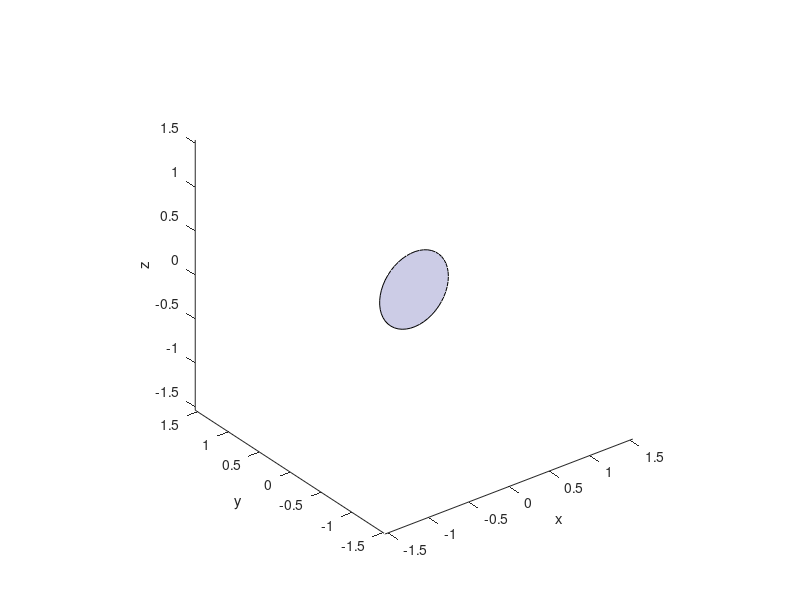

This figure's MATLAB source: (Note: this script raises an error after producing the figure.)
capas=1;
draw=true;

rt=2.560/2;%Radio del espejo principal (m): ref. Nordic Optical Telescope (NOT) -> 2.560 m
r=rt/(capas*2+1);%
%f=131.4;%Distancia focal del espejo completo.
f=5.12; %(NOT) -> 5.12 m
t=@(capas) linspace(0,2*pi,capas*6+1); %Coloca posiciones para n espejos en 2pi radianes

T={}; %Cell array donde cada elemento es un vector de radianes donde colocaremos cada fila de espejos
for i=1:capas
    T{end+1}=t(i);
    T{end}(end)=[]; %Elimina el ultimo elemento redundante (T(1)=T(end))
end


rESP0=[zeros(3*capas*(capas+1),3)];

if 3*capas*(capas+1)>2500
    input("Nº de espejos:" + (3*capas*(capas+1)+1) + ", continuar? ")
end

k=linspace(0,2*pi,50);
x=@(r,theta) r*cos(theta);
y=@(r,theta) r*sin(theta);
%v=[[x(r,0);y(r,0);0],[x(r,1);y(r,1);0],[x(r,2);y(r,2);0],[x(r,3);y(r,3);0],[x(r,4);y(r,4);0],[x(r,5);y(r,5);0]];
v=[x(r,k);0*k;y(r,k)];

if draw
    figure
    plot3(0,0,0)
    hold on

    axis equal
    xlim([-rt*(1+0.2),rt*(1+0.2)])
    ylim([-rt*(1+0.2),rt*(1+0.2)])
    zlim([-rt*(1+0.2),rt*(1+0.2)])

    xlabel('x')
    ylabel('y')
    zlabel('z')
    patch(v(1,:),v(2,:),v(3,:),[0.8 0.8 0.9])

    title("Nº Capas:" + capas + " Nº Espejos:" + (3*capas*(capas+1)+1))
    annotation('textbox', [0.77, 0.5, 0.7, 0.1], 'String', {"PARAMETROS DEL ESPEJO","Distancia focal: " + f + "m", "Diametro del espejo: " + rt*2 + "m", "Diametro por segmento:" + rt/(capas*2+1), "Porcentaje de superficie cubierta:" + round(((3*capas*(capas+1)+1)*r^2)/(rt^2)*100,2) + "%"}, 'FitBoxToText', 'on');
end

k=0; %Guarda cuantos objetos habia en las capas anteriores
for i=1:capas
    for j=1:length(T{i})
        rj=[i*2*r*sin(T{i}(j)),(i*2*r)^2/(4*f),i*2*r*cos(T{i}(j))];
        rESP0(k+j,:)=rj; %Añade a la lista de posiciones despues de los k anteriores elementos
        vj=v+rj';
        if draw
            patch(vj(1,:),vj(2,:),vj(3,:),[0.8 0.8 0.9])
        end
    end
    k=k+6*i; %Actualiza k con el numero de elementos de la capa
end

view(0,0)
rESP0=[0,f,0;0,0,0;rESP0];

clearvars -except rESP0 v

writematrix(rESP0,'Telescopio completo\Datos\coordenadasESP') %[Coordenadas del foco; Coordenadas de los espejos]
writematrix(v,'Telescopio completo\Datos\verticesESPvertical') %Coordenadas de los vertices de un hexagono centrado en [0,0,0]
